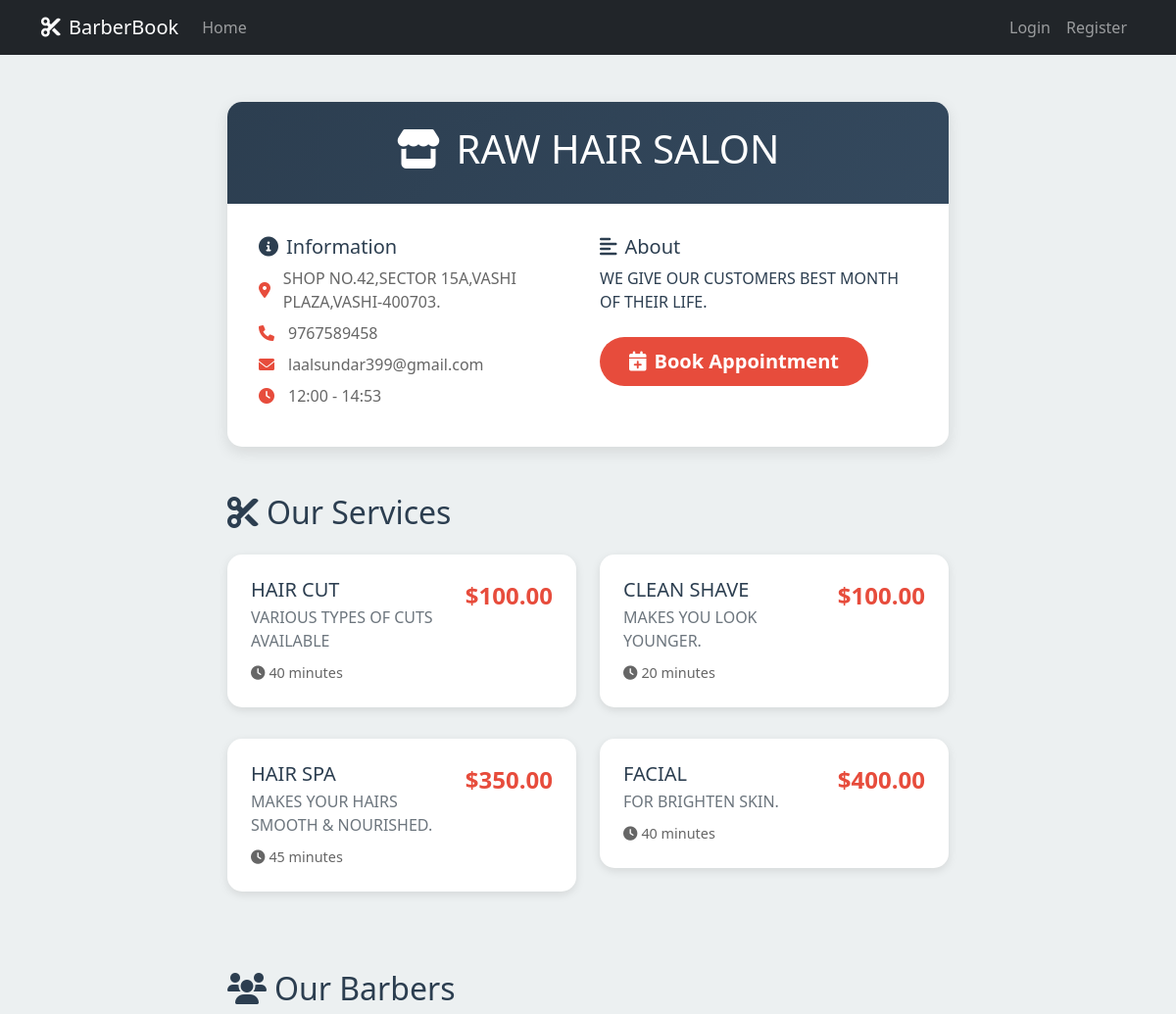
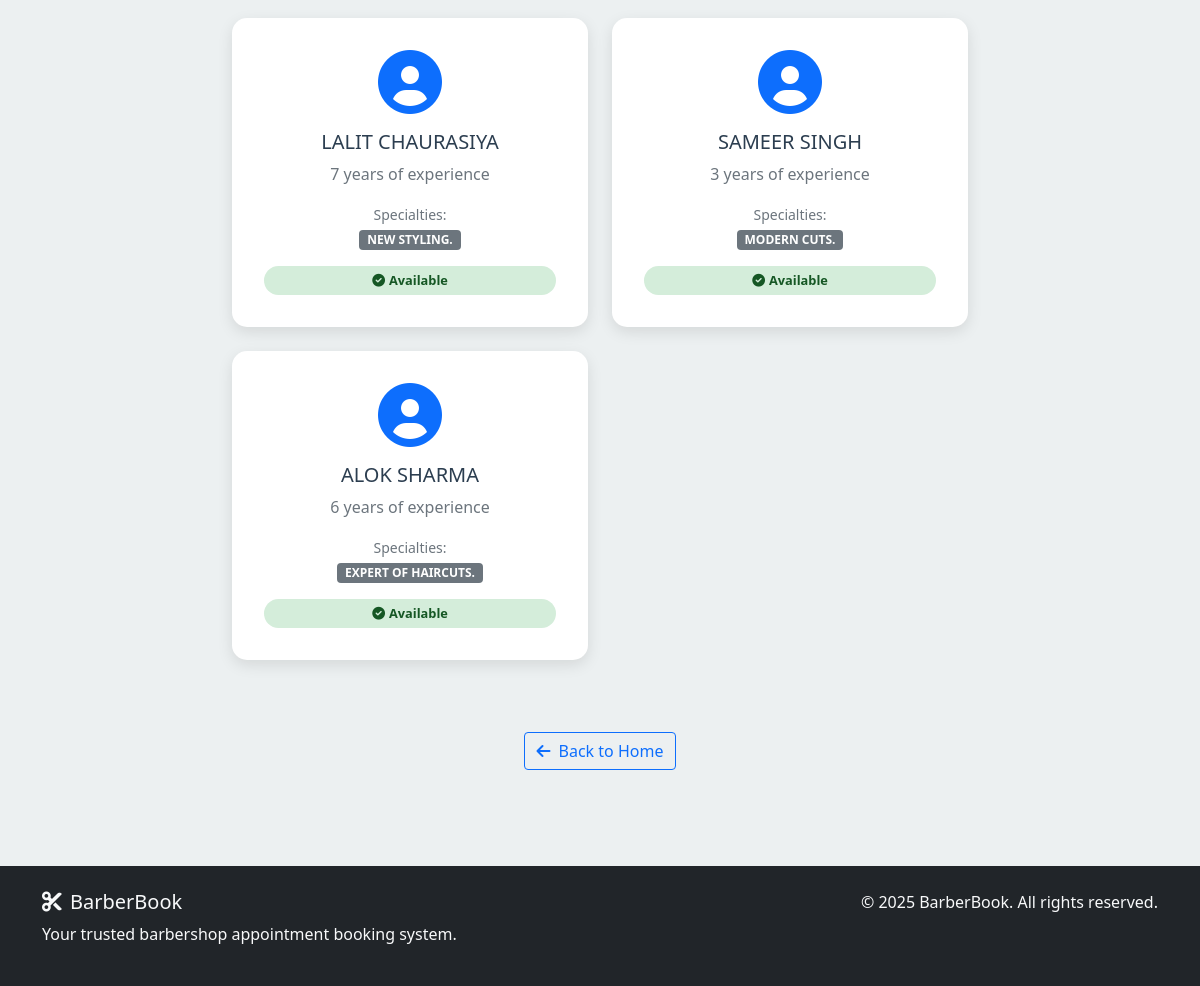
Page /barbershop/1/ on the committed database (2 pictures, top to bottom).
### booking/models.py (models this page shows, shortened)
class Barbershop(models.Model):
    name = models.CharField(max_length=200)
    address = models.TextField()
    phone_regex = RegexValidator(regex=r'^\+?1?\d{9,15}$', message="Phone number must be entered in the format: '+999999999'. Up to 15 digits allowed.")
    phone_number = models.CharField(validators=[phone_regex], max_length=17)
    email = models.EmailField()
    opening_time = models.TimeField()
    closing_time = models.TimeField()
    description = models.TextField(blank=True)
    created_at = models.DateTimeField(auto_now_add=True)
    class Meta:
        verbose_name_plural = "Barbershops"

class Service(models.Model):
    name = models.CharField(max_length=100)
    description = models.TextField()
    duration_minutes = models.PositiveIntegerField()
    price = models.DecimalField(max_digits=8, decimal_places=2)
    barbershop = models.ForeignKey(Barbershop, on_delete=models.CASCADE, related_name='services')
    class Meta:
        ordering = ['price']

class Barber(models.Model):
    user = models.OneToOneField(User, on_delete=models.CASCADE)
    barbershop = models.ForeignKey(Barbershop, on_delete=models.CASCADE, related_name='barbers')
    specialties = models.TextField(help_text="Comma-separated list of specialties")
    experience_years = models.PositiveIntegerField(default=0)
    is_available = models.BooleanField(default=True)

### booking/views.py (the view)
# urls.py: path('barbershop/<int:barbershop_id>/', views.barbershop_detail, name='barbershop_detail'),
def barbershop_detail(request, barbershop_id):
    barbershop = get_object_or_404(Barbershop, id=barbershop_id)
    services = barbershop.services.all()
    barbers = barbershop.barbers.filter(is_available=True)
    return render(request, 'booking/barbershop_detail.html', {
        'barbershop': barbershop,
        'services': services,
        'barbers': barbers
    })

### templates/booking/barbershop_detail.html (shortened to what this page needs)
{% extends 'base.html' %}
{% load static %}
{% block content %}
<div class="container py-5">
    <div class="row mb-5">
        <div class="col-lg-8 mx-auto">
            <div class="card">
                <div class="card-header text-center">
                    <h1><i class="fas fa-store me-3"></i>{{ barbershop.name }}</h1>
                </div>
                <div class="card-body">
                    <div class="row">
                        <div class="col-md-6">
                            <h5><i class="fas fa-info-circle me-2"></i>Information</h5>
                            <div class="info-item mb-2">
                                <i class="fas fa-map-marker-alt"></i>
                                <span>{{ barbershop.address }}</span>
                            </div>
                            <div class="info-item mb-2">
                                <i class="fas fa-phone"></i>
                                <span>{{ barbershop.phone_number }}</span>
                            </div>
                            <div class="info-item mb-2">
                                <i class="fas fa-envelope"></i>
                                <span>{{ barbershop.email }}</span>
                            </div>
                            <div class="info-item mb-2">
                                <i class="fas fa-clock"></i>
                                <span>{{ barbershop.opening_time|time:"H:i" }} - {{ barbershop.closing_time|time:"H:i" }}</span>
                            </div>
                        </div>
                        <div class="col-md-6">
                            {% if barbershop.description %}
                            <h5><i class="fas fa-align-left me-2"></i>About</h5>
                            <p>{{ barbershop.description }}</p>
                            {% endif %}
                            <div class="mt-4">
                                {% if user.is_authenticated %}
                                <a href="{% url 'book_appointment' barbershop.id %}" class="btn btn-accent btn-lg">
                                    <i class="fas fa-calendar-plus me-2"></i>Book Appointment
                                </a>
                                {% else %}
                                <a href="{% url 'login' %}" class="btn btn-accent btn-lg">
                                    <i class="fas fa-calendar-plus me-2"></i>Book Appointment
                                </a>
                                {% endif %}
                            </div>
                        </div>
                    </div>
                </div>
            </div>
        </div>
    </div>
    <div class="row mb-5">
        <div class="col-lg-8 mx-auto">
            <h2 class="mb-4"><i class="fas fa-cut me-2"></i>Our Services</h2>
            {% if services %}
            <div class="row">
                {% for service in services %}
                <div class="col-md-6 mb-3">
                    <div class="service-card">
                        <div class="d-flex justify-content-between align-items-start">
                            <div>
                                <h5 class="mb-1">{{ service.name }}</h5>
                                <p class="text-muted mb-2">{{ service.description }}</p>
                                <small class="service-duration">
                                    <i class="fas fa-clock me-1"></i>{{ service.duration_minutes }} minutes
                                </small>
                            </div>
                            <div class="text-end">
                                <div class="service-price">${{ service.price }}</div>
                            </div>
                        </div>
                    </div>
                </div>
                {% endfor %}
            </div>
            {% endif %}
        </div>
    </div>
    <div class="row">
        <div class="col-lg-8 mx-auto">
            <h2 class="mb-4"><i class="fas fa-users me-2"></i>Our Barbers</h2>
            {% if barbers %}
            <div class="row">
                {% for barber in barbers %}
                <div class="col-md-6 mb-4">
                    <div class="card">
                        <div class="card-body text-center">
                            <i class="fas fa-user-circle fa-4x text-primary mb-3"></i>
                            <h5>{{ barber.user.first_name }} {{ barber.user.last_name }}</h5>
                            <p class="text-muted">{{ barber.experience_years }} years of experience</p>
                            {% if barber.specialties %}
                            <div class="mb-3">
                                <small class="text-muted">Specialties:</small><br>
                                <span class="badge bg-secondary">{{ barber.specialties }}</span>
                            </div>
                            {% endif %}
                            <div class="status-badge status-confirmed">
                                <i class="fas fa-check-circle me-1"></i>Available
                            </div>
                        </div>
                    </div>
                </div>
                {% endfor %}
            </div>
            {% endif %}
        </div>
    </div>
    <div class="row mt-5">
        <div class="col-lg-8 mx-auto text-center">
            <a href="{% url 'home' %}" class="btn btn-outline-primary">
                <i class="fas fa-arrow-left me-2"></i>Back to Home
            </a>
        </div>
    </div>
</div>
{% endblock %}

### templates/base.html (shortened to what this page needs)
<!DOCTYPE html>
<html lang="en">
<head>
    <link href="https://cdn.jsdelivr.net/npm/bootstrap@5.1.3/dist/css/bootstrap.min.css" rel="stylesheet">
    <link href="https://cdnjs.cloudflare.com/ajax/libs/font-awesome/6.0.0/css/all.min.css" rel="stylesheet">
    {% load static %}
    <link rel="stylesheet" href="{% static 'css/style.css' %}">
</head>
<body>
    <nav class="navbar navbar-expand-lg navbar-dark bg-dark">
        <div class="container">
            <a class="navbar-brand" href="{% url 'home' %}">
                <i class="fas fa-cut me-2"></i>BarberBook
            </a>
            <div class="collapse navbar-collapse" id="navbarNav">
                <ul class="navbar-nav me-auto">
                    <li class="nav-item">
                        <a class="nav-link" href="{% url 'home' %}">Home</a>
                    </li>
                </ul>
                <ul class="navbar-nav">
                    {% if user.is_authenticated %}
                    <li class="nav-item dropdown">
                        <a class="nav-link dropdown-toggle" href="#" id="navbarDropdown" role="button" data-bs-toggle="dropdown">
                            <i class="fas fa-user me-1"></i>{{ user.first_name|default:user.username }}
                        </a>
                        <ul class="dropdown-menu">
                            <li><a class="dropdown-item" href="{% url 'my_appointments' %}">My Appointments</a></li>
                            <li><hr class="dropdown-divider"></li>
                            <li><a class="dropdown-item" href="{% url 'logout' %}">Logout</a></li>
                        </ul>
                    </li>
                    {% else %}
                    <li class="nav-item">
                        <a class="nav-link" href="{% url 'login' %}">Login</a>
                    </li>
                    <li class="nav-item">
                        <a class="nav-link" href="{% url 'register' %}">Register</a>
                    </li>
                    {% endif %}
                </ul>
            </div>
        </div>
    </nav>
    <main class="container-fluid px-0">
        {% block content %}
        {% endblock %}
    </main>
    <footer class="bg-dark text-light py-4 mt-5">
        <div class="container">
            <div class="row">
                <div class="col-md-6">
                    <h5><i class="fas fa-cut me-2"></i>BarberBook</h5>
                    <p>Your trusted barbershop appointment booking system.</p>
                </div>
                <div class="col-md-6 text-md-end">
                    <p>&copy; 2025 BarberBook. All rights reserved. </p>
                </div>
            </div>
        </div>
    </footer>
</body>
</html>

### static/css/style.css (style rules this page uses)
:root { --primary-color: #2c3e50; --secondary-color: #34495e; --accent-color: #e74c3c; --success-color: #27ae60; --warning-color: #f39c12; --light-bg: #ecf0f1; --dark-text: #2c3e50; }
body { font-family: 'Segoe UI', Tahoma, Geneva, Verdana, sans-serif; background-color: var(--light-bg); color: var(--dark-text); }
.card { border: none; border-radius: 15px; box-shadow: 0 5px 15px rgba(0,0,0,0.1); transition: transform 0.3s ease, box-shadow 0.3s ease; overflow: hidden; }
.card-header { background: linear-gradient(135deg, var(--primary-color), var(--secondary-color)); color: white; border: none; padding: 1.5rem; }
.card-body { padding: 2rem; }
.info-item { display: flex; align-items: center; margin-bottom: 0.5rem; color: #666; }
.info-item i { width: 20px; margin-right: 10px; color: var(--accent-color); }
.btn-accent { background: var(--accent-color); border: none; color: white; border-radius: 25px; padding: 10px 30px; font-weight: 600; transition: all 0.3s ease; }
.service-card { background: white; border-radius: 15px; padding: 1.5rem; margin-bottom: 1rem; box-shadow: 0 3px 10px rgba(0,0,0,0.1); transition: all 0.3s ease; }
.service-price { font-size: 1.5rem; font-weight: 700; color: var(--accent-color); }
.service-duration { color: #666; font-size: 0.9rem; }
.status-badge { font-size: 0.8rem; padding: 0.3rem 0.8rem; border-radius: 15px; font-weight: 600; }
.status-confirmed { background-color: #d4edda; color: #155724; }

### rows in the picture
Barbershop: name "RAW HAIR SALON", address "SHOP NO.42,SECTOR 15A,VASHI PLAZA,VASHI-400703.", phone_number "9767589458", email "laalsundar399@gmail.com", opening_time "12:00", closing_time "14:53", description "WE GIVE OUR CUSTOMERS BEST MONTH OF THEIR LIFE."
Service: name "HAIR CUT", description "VARIOUS TYPES OF CUTS AVAILABLE", duration_minutes "40", price "100.00"
Service: name "CLEAN SHAVE", description "MAKES YOU LOOK YOUNGER.", duration_minutes "20", price "100.00"
Service: name "HAIR SPA", description "MAKES YOUR HAIRS SMOOTH & NOURISHED.", duration_minutes "45", price "350.00"
Service: name "FACIAL", description "FOR BRIGHTEN SKIN.", duration_minutes "40", price "400.00"
Barber: user.first_name "LALIT", user.last_name "CHAURASIYA", experience_years "7", specialties "NEW STYLING."
Barber: user.first_name "SAMEER", user.last_name "SINGH", experience_years "3", specialties "MODERN CUTS."
Barber: user.first_name "ALOK", user.last_name "SHARMA", experience_years "6", specialties "EXPERT OF HAIRCUTS."
